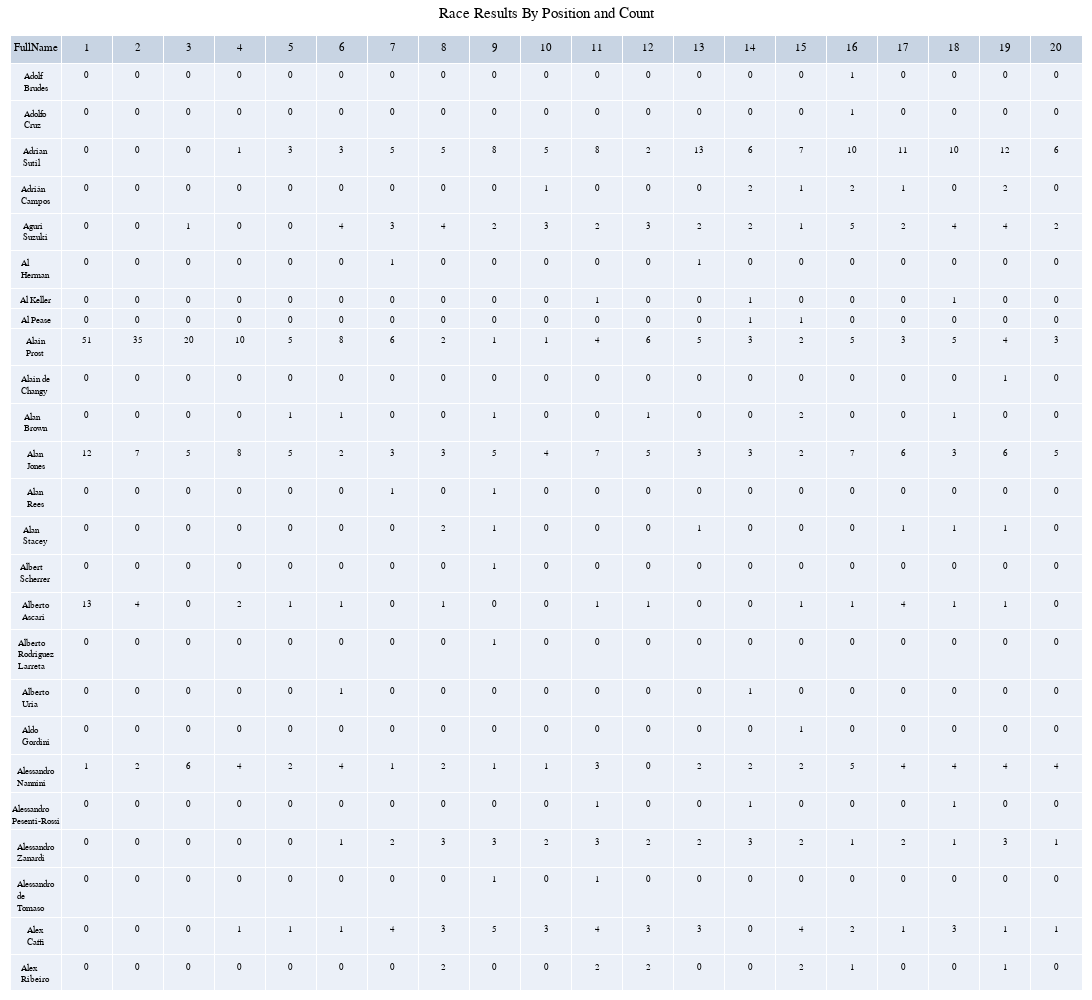

Notebook cell for this chart:
### Code cell
import plotly.graph_objects as go

fig = go.Figure(go.Table
 (header={"values": GP_Race_Wins.columns},
  cells=dict(
    values=GP_Race_Wins.T.values,
    # fill_color=[GP_Race_Wins.Color],
    align='center', font=dict(color='Black', size=9)
    ))
 )

# fig.update_layout(
#     updatemenus=[
#         {
#             "buttons": [
#                 {
#                     "label": c,
#                     "method": "update",
#                     "args": [
#                         {
#                             "cells": {
#                                 "values": GP_Race_Wins.T.values
#                                 if c == "All"
#                                 else GP_Race_Wins.loc[GP_Race_Wins["Year"].eq(c)].T.values
#                             }
#                         }
#                     ],
#                 }
#                 for c in ["All"] + GP_Race_Wins["Year"].unique().tolist()
#             ]
#         }
#     ]
# )

fig.update_layout(
    title="Race Results By Position and Count",
        title_x=0.5,
        template="plotly_white",

    yaxis = dict(tickfont = dict(size=11)),
    xaxis = dict(tickfont = dict(size=11)),
    font=dict(
        family="PT Sans Narrow",
        size=11,
        color="Black"
    ),
    height=1000,
    width=1400,
    title_font_family="PT Sans Narrow",
    margin=dict(l=10, r=10, t=35, b=10),
)
fig.show()

### Figure 1 — Plotly figure (JSON) as saved in the notebook; plotly's stock layout.template omitted (floating-point values rounded to 4 significant figures; data arrays with more than 128 entries replaced by an {"elided": "..."} marker saying what was removed)
{"data": [{"cells": {"align": "center", "font": {"color": "Black", "size": 9}, "values": {"elided": "21x746 mixed values"}}, "header": {"values": ["FullName", 1, 2, 3, 4, 5, 6, 7, 8, 9, 10, 11, 12, 13, 14, 15, 16, 17, 18, 19, 20]}, "type": "table"}], "layout": {"font": {"color": "Black", "family": "PT Sans Narrow", "size": 11}, "height": 1000, "margin": {"b": 10, "l": 10, "r": 10, "t": 35}, "title": {"font": {"family": "PT Sans Narrow"}, "text": "Race Results By Position and Count", "x": 0.5}, "width": 1400, "xaxis": {"tickfont": {"size": 11}}, "yaxis": {"tickfont": {"size": 11}}}}
